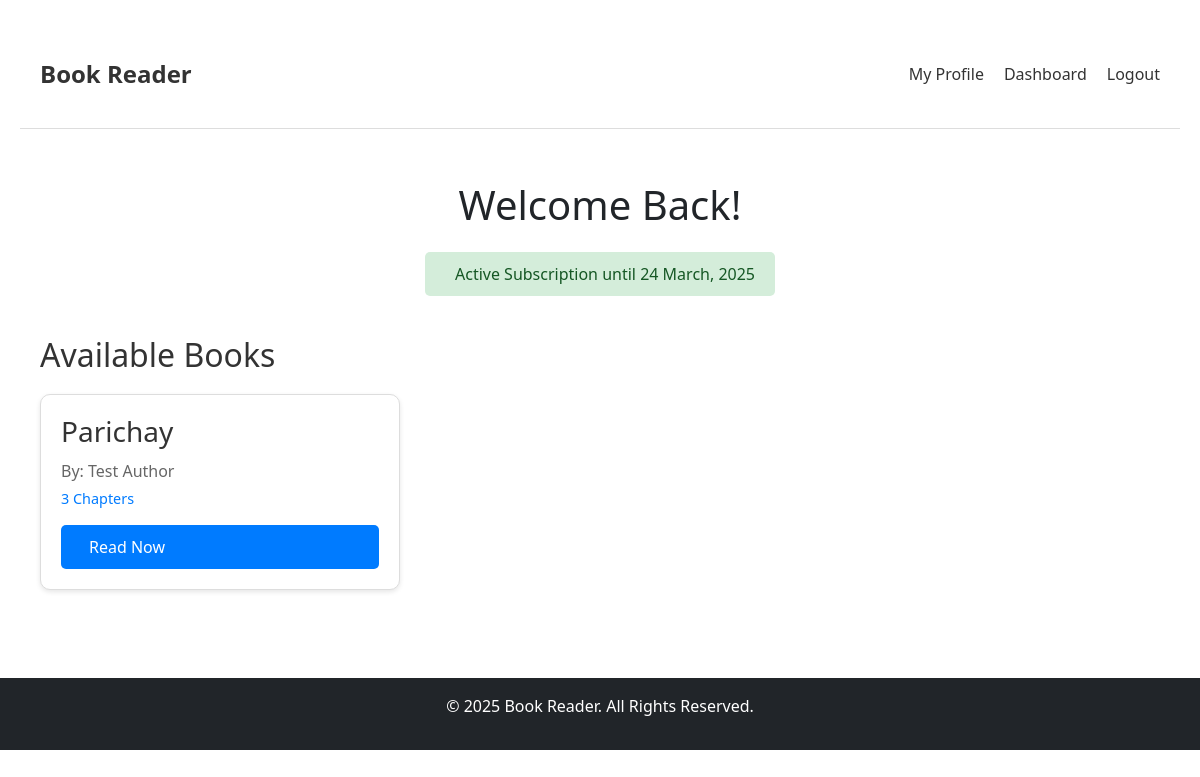
The page /dashboard (signed in) on the database its author committed.
### models.py (models this page shows)
class Subscription(db.Model):
    id = db.Column(db.Integer, primary_key=True)
    user_id = db.Column(db.Integer, db.ForeignKey('user.id'), nullable=False)
    start_date = db.Column(db.DateTime, default=datetime.utcnow)
    end_date = db.Column(db.DateTime)
    status = db.Column(db.String(20), default='active')
    subscription_type = db.Column(db.String(20))
    payment_id = db.Column(db.String(100))
    order_id = db.Column(db.String(100))

class Book(db.Model):
    id = db.Column(db.Integer, primary_key=True)
    title = db.Column(db.String(200), nullable=False)
    author = db.Column(db.String(100))
    content = db.Column(db.Text)
    chapters = db.relationship('Chapter', backref='book', lazy=True, order_by="Chapter.created_date")
    category = db.Column(db.String(50))
    cover_image = db.Column(db.String(200))
    published_date = db.Column(db.Date)
    rating = db.Column(db.Float, default=0.0)
    total_ratings = db.Column(db.Integer, default=0)

### app.py (the view)
@app.route("/dashboard")
def dashboard():
    if 'user_id' not in session:
        flash("Please login first", "warning")
        return redirect(url_for("login"))
    user = User.query.get(session['user_id'])
    books = Book.query.all()
    return render_template("dashboard.html", user=user, books=books)

### app.py (called while the page is built)
@app.context_processor
def utility_processor():
    return {
        'get_user': get_current_user
    }

### models.py (called while the page is built)
    def has_active_subscription(self):
        if not self.subscription:
            return False
        current_sub = self.subscription[-1] if self.subscription else None
        if current_sub and current_sub.status == 'active' and current_sub.end_date > datetime.utcnow():
            return True
        return False

### templates/dashboard.html (shortened to what this page needs)
{% extends "base.html" %}
{% block content %}
<div class="dashboard-container">
    <div class="dashboard-header">
        <h1>Welcome Back!</h1>
        {% if user.has_active_subscription() %}
            <div class="subscription-status active">
                Active Subscription until {{ user.subscription[-1].end_date.strftime('%d %B, %Y') }}
            </div>
        {% else %}
            <div class="subscription-status inactive">
                <i class="fas fa-exclamation-circle"></i>
                No active subscription
                <a href="{{ url_for('subscribe') }}" class="subscribe-btn">Subscribe Now</a>
            </div>
        {% endif %}
    </div>
    <div class="books-grid">
        <h2>Available Books</h2>
        <div class="books-list">
            {% for book in books %}
            <div class="book-card">
                <div class="book-info">
                    <h3>{{ book.title }}</h3>
                    <p class="author">By: {{ book.author }}</p>
                    <p class="chapters">{{ book.chapters|length }} Chapters</p>
                </div>
                {% if user.has_active_subscription() %}
                    <a href="{{ url_for('read_book', id=book.id) }}" class="read-btn">
                         Read Now
                    </a>
                {% else %}
                    <a href="{{ url_for('subscribe') }}" class="subscribe-btn">Subscribe to Read</a>
                {% endif %}
            </div>
            {% endfor %}
        </div>
    </div>
</div>
{% endblock %}

### static/style.css (style rules this page uses)
.books-list { display: grid; grid-template-columns: repeat(auto-fill, minmax(250px, 1fr)); gap: 20px; }
.book-card { border: 1px solid #ddd; padding: 15px; border-radius: 8px; }
.read-btn { display: inline-block; padding: 10px 20px; background: #007bff; color: white; text-decoration: none; border-radius: 5px; }
.dashboard-header { margin-bottom: 30px; text-align: center; }

### templates/dashboard.html (style rules this page uses)
.dashboard-container { max-width: 1200px; margin: 0 auto; padding: 20px; }
.dashboard-header { text-align: center; margin-bottom: 40px; }
.subscription-status { display: inline-flex; align-items: center; gap: 10px; padding: 10px 20px; border-radius: 5px; margin-top: 15px; }
.subscription-status.active { background: #d4edda; color: #155724; }
.books-grid h2 { margin-bottom: 20px; color: #333; }
.books-list { display: grid; grid-template-columns: repeat(auto-fill, minmax(300px, 1fr)); gap: 20px; }
.book-card { background: white; padding: 20px; border-radius: 10px; box-shadow: 0 2px 5px rgba(0,0,0,0.1); display: flex; flex-direction: column; justify-content: space-between; }
.book-info h3 { margin: 0 0 10px 0; color: #333; }
.author { color: #666; margin-bottom: 5px; }
.chapters { color: #007bff; font-size: 0.9em; margin-bottom: 15px; }
.read-btn { display: inline-flex; align-items: center; gap: 8px; background: #007bff; color: white; padding: 10px 20px; border-radius: 5px; text-decoration: none; transition: background 0.3s; }

### rows shown on the page
Subscription: end_date "24 March, 2025"
Book: title "Parichay", author "Test Author", chapters|length "3"
